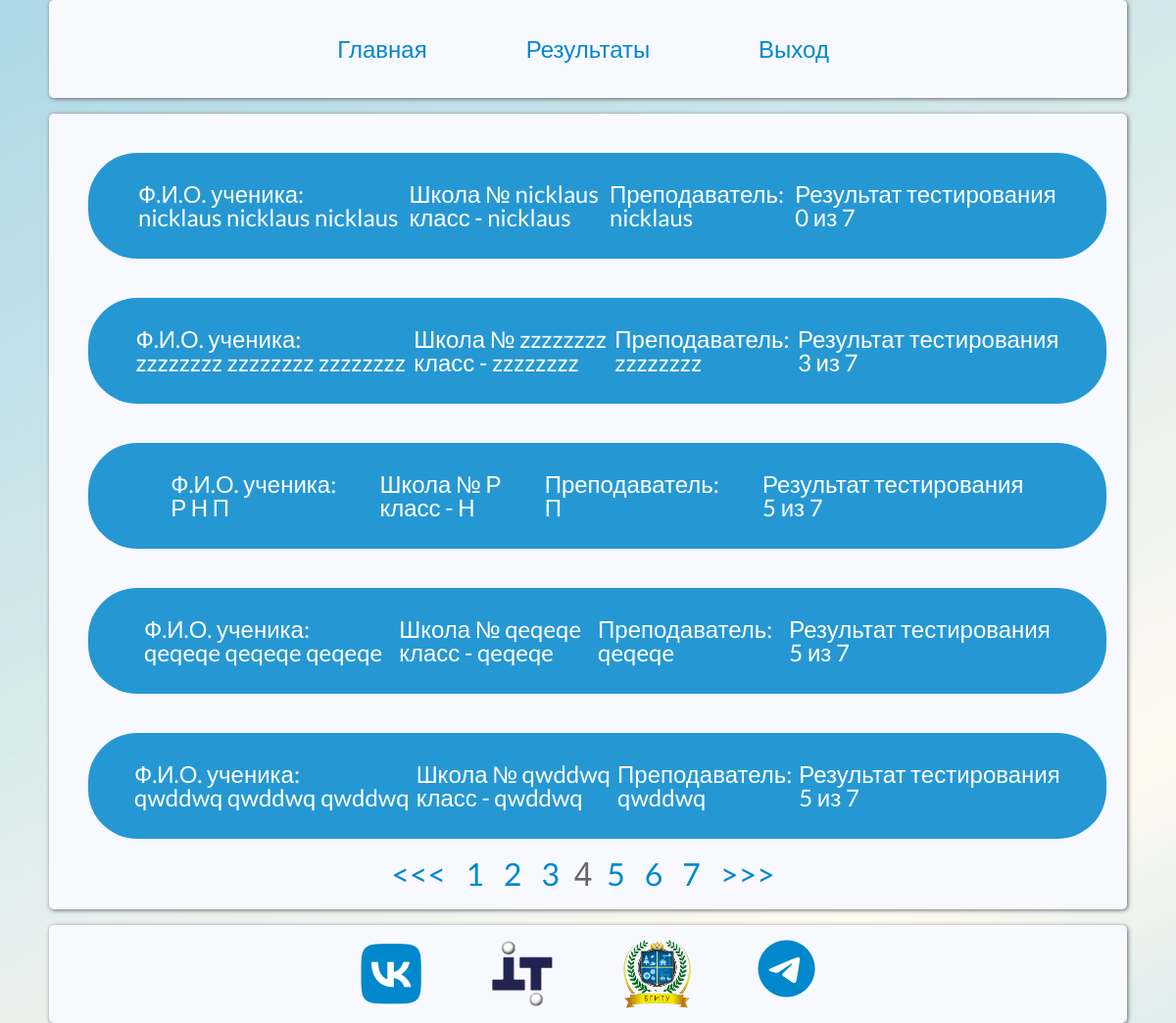
Page /admin/test_result?page=4 (signed in) on the committed database.
### app/models.py (models this page shows, shortened)
class Test_result(db.Model):
    __tablename__ = 'test_result'
    id = db.Column(db.Integer, primary_key=True)
    test = db.Column(db.Integer, db.ForeignKey('test.id'), nullable=True)
    user = db.Column(db.Integer, db.ForeignKey('user.id'), nullable=True)
    grade = db.Column(db.Integer)
    date_time = db.Column(db.DateTime)

class User(UserMixin, db.Model):
    __tablename__ = 'user'
    id = db.Column(db.Integer, primary_key=True)
    surname = db.Column(db.String(50), nullable=False)
    name = db.Column(db.String(50), nullable=False)
    patronomyc = db.Column(db.String(50), nullable=True)
    school = db.Column(db.String(120), nullable=False)
    s_class = db.Column(db.String(10), nullable=False)
    s_teacher = db.Column(db.String(60), nullable=False)
    login = db.Column(db.String(40), nullable=False)
    password = db.Column(db.String(128), nullable=False)
    usertype = db.Column(db.String(20),nullable= False)

### app/routes.py (the view)
@app.route('/admin/test_result')
def test_result():
    user = User.query.filter_by(id=current_user.id).first()
    page = request.args.get('page', 1, type=int)
    pagination = db.session.query(Test_result.user, Test_result.grade, Test_result.date_time, User.name, User.surname,
                                  User.patronomyc, User.school, User.s_class, User.s_teacher).filter(
        Test_result.user == User.id).filter(Test_result.test == Test.id).order_by(Test_result.user.desc()).paginate(
        page=page, per_page=5)
    if user.usertype == "Администратор":
        return render_template('test_result.html',pagination=pagination,title="Просмотр результатов",menu=admin_menu)
    elif user.usertype == "Пользователь":
        return redirect(url_for('test_9c',menu=user_menu))

### app/routes.py (called while the page is built)
@Login_Manager.user_loader
def load_user(user_id):
    return User.query.get(int(user_id))

### app/templates/test_result.html (shortened to what this page needs)
{% extends "base.html" %}
{% block content %}
    <div class="result_wrapper">
        {% for i in pagination.items %}
            <div class="res-item">
                <p>Ф.И.О. ученика: <br>{{ i.surname }} {{ i.name }} {{ i.patronomyc }}</p>
                <p>Школа № {{ i.school }} <br> класс - {{ i.s_class }}</p>
                <p>Преподаватель: <br>{{ i.s_teacher }}</p>
                <p>Результат тестирования <br> {{ i.grade }} из 7
                </p>
            </div>
        {% endfor %}
        <div class="pagination">
            {% if pagination.has_prev %}
                <span>
            <a class='page-number' href="{{ url_for('.test_result', page=pagination.prev_num) }}">
                {{ '<<<' }}
            </a>
        </span>
            {% endif %}
            {% for number in pagination.iter_pages() %}
                {% if pagination.page != number %}
                    <span>
                    <a class='page-number'
                       href="{{ url_for('.test_result', page=number) }}">
                    {{ number }}
                    </a>
            </span>
                {% else %}
                    <span class='current-page-number'>{{ number }}</span>
                {% endif %}
            {% endfor %}
            {% if pagination.has_next %}
                <span>
            <a class='page-number'
               href="{{ url_for('.test_result', page=pagination.next_num) }}">
                {{ '>>>' }}
            </a>
        </span>
            {% endif %}
        </div>
    </div>
{% endblock %}

### app/static/css/styles.css (style rules this page uses)
*, *:before, *:after { box-sizing: border-box; margin: 0px; padding: 0px; }
p, a, li { font-family: 'Lato', sans-serif; }
body { background-image: url(../images/bg_main.jpg); background-attachment: fixed; }
html, body, div, span, h1, p, ul, li { margin: 0; padding: 0; border: 0; vertical-align: baseline; }
html, body, .wrap { height: 100%; line-height: 1; }
.pagination { width: 100%; margin: 0 auto; display: flex; justify-content: center; }
.pagination span { font-size: 2em; margin-right: 10px; }
.page-number { color: #0088cc; padding: 5px; text-decoration: none; }
.current-page-number { color: #666; }
.result_wrapper { max-width: 100%; position: relative; margin: 1em auto 0 auto; min-height: 767px; display: flex; flex-direction: column; justify-content: center; justify-items: center; background-color: #F8F8FF; border-radius: 5px; padding: 20px; box-shadow: 1px 1px 4px #666; }
.res-item { width: 98%; background-color: rgba(0, 136, 204, .85); border-radius: 50px; padding: 30px 40px; margin: 20px 20px; font-size: 24px; color: white; display: flex; justify-content: space-evenly; }

### rows in the picture
Test_result: surname "nicklaus", name "nicklaus", patronomyc "nicklaus", school "nicklaus", s_class "nicklaus", s_teacher "nicklaus", grade "0"
Test_result: surname "zzzzzzzz", name "zzzzzzzz", patronomyc "zzzzzzzz", school "zzzzzzzz", s_class "zzzzzzzz", s_teacher "zzzzzzzz", grade "3"
User: surname "Р", name "Н", patronomyc "П", school "Р", s_class "Н", s_teacher "П", grade "5"
Test_result: surname "qeqeqe", name "qeqeqe", patronomyc "qeqeqe", school "qeqeqe", s_class "qeqeqe", s_teacher "qeqeqe", grade "5"
Test_result: surname "qwddwq", name "qwddwq", patronomyc "qwddwq", school "qwddwq", s_class "qwddwq", s_teacher "qwddwq", grade "5"

### other values in the picture
{{ m['name'] }} "Главная" "Результаты" "Выход"
{{ '<<<' }} "<<<"
{{ number }} "1" "2" "3" "5" "6" "7"
{{ number }} "4"
{{ '>>>' }} ">>>"
